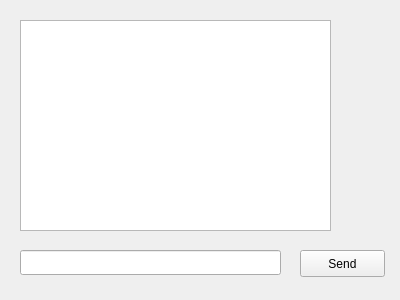
<?xml version="1.0" encoding="UTF-8"?>
<ui version="4.0">
 <class>Mana</class>
 <widget class="QWidget" name="Mana">
  <property name="geometry">
   <rect>
    <x>0</x>
    <y>0</y>
    <width>400</width>
    <height>300</height>
   </rect>
  </property>
  <property name="windowTitle">
   <string>Mana</string>
  </property>
  <widget class="QPushButton" name="pushButton">
   <property name="geometry">
    <rect>
     <x>300</x>
     <y>250</y>
     <width>85</width>
     <height>27</height>
    </rect>
   </property>
   <property name="text">
    <string>Send</string>
   </property>
  </widget>
  <widget class="QLineEdit" name="lineEdit">
   <property name="geometry">
    <rect>
     <x>20</x>
     <y>250</y>
     <width>261</width>
     <height>25</height>
    </rect>
   </property>
  </widget>
  <widget class="QTextEdit" name="textEdit">
   <property name="geometry">
    <rect>
     <x>20</x>
     <y>20</y>
     <width>311</width>
     <height>211</height>
    </rect>
   </property>
  </widget>
 </widget>
 <layoutdefault spacing="6" margin="11"/>
 <resources/>
 <connections/>
</ui>
